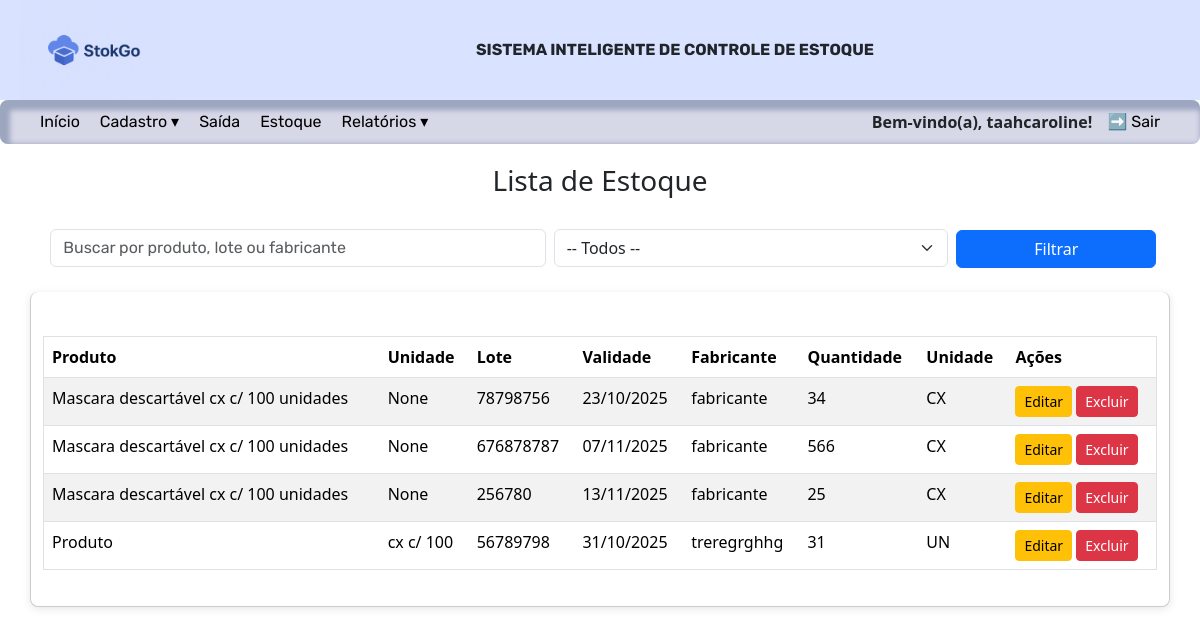
/estoque/ (signed in), run on an earlier commit of the app's database.
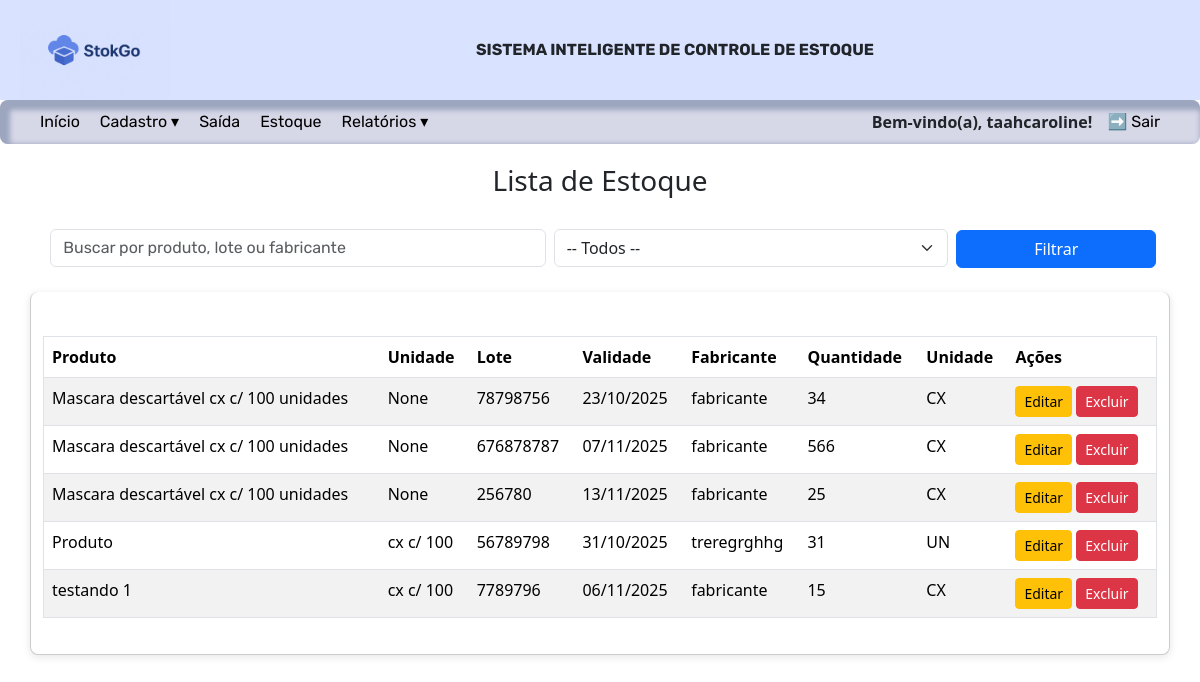
And on a later commit of the database.
### inventario/models.py (models this page shows, shortened)
class Cadastroitens(models.Model):
    produto = models.ForeignKey(Produto, related_name="lotes", on_delete=models.CASCADE)
    lote = models.CharField('Lote', max_length=15)
    validade = models.DateField('Validade')
    fornecedor = models.CharField('Fornecedor', max_length=50)
    quantidade = models.IntegerField('Quantidade')
    UNIDADE_MEDIDA_CHOICES = [
        ('UN', 'Unidade'),
        ('CX', 'Caixa'),
        ('PCT', 'PCT'),
    ]
    ORIGEM_CHOICES = [
        ('Almoxarifado', 'Almoxarifado'),
        ('Doação', 'Doação'),
        ('Empréstimo', 'Empréstimo'),
    ]
    unidade = models.CharField('Unidade de Medida', max_length=5, choices=UNIDADE_MEDIDA_CHOICES, default='UN')
    origem = models.CharField('Origem', max_length=15, choices=ORIGEM_CHOICES, default='Almoxarifado')
    data = models.DateTimeField(auto_now_add=True)

class Produto(models.Model):
    nome = models.CharField('Produto', max_length=100)
    descricao = models.CharField('Descrição', max_length=100, blank=True, null=True)  # nova coluna

### inventario/views.py (the view, shortened to what this page needs)
# urls.py: path("estoque/", views.estoque, name="estoque"),
@login_required
def estoque(request):
    busca = request.GET.get('q')
    filtro = request.GET.get('filtro')
    hoje = now().date()
    prazo_curto = hoje + timedelta(days=30)
    itens = Cadastroitens.objects.select_related('produto').all().order_by('produto__nome', 'validade')
    if filtro == "vencidos":
        itens = itens.filter(validade__lt=hoje)
    elif filtro == "validade_proxima":
        itens = itens.filter(validade__range=[hoje, prazo_curto])
    elif filtro == "estoque_baixo":
        itens = itens.filter(quantidade__lt=10)
    elif filtro == "disponivel":
        itens = itens.filter(quantidade__gt=0, validade__gte=hoje)
    return render(request, 'estoque.html', {'itens': itens,  'busca': busca,
        'filtro': filtro,
        'today': hoje, })

### inventario/templates/estoque.html (shortened to what this page needs)
{% extends 'index.html' %}
{% block content %}
<h3>Lista de Estoque</h3>
<form method="get" class="mb-3">
  <div class="row gx-2 align-items-center justify-content-center" id="busca">
    <div class="col-md-5 col-12 text-center">
      <input type="text" name="q" class="form-control" placeholder="Buscar por produto, lote ou fabricante"   {% if busca and busca != 'none' %}
      value="{{ busca }}"
    {% else %}
      value=""
    {% endif %}">
    </div>
    <div class="col-md-4 col-12 text-center">
      <select name="filtro" class="form-select">
        <option value="">-- Todos --</option>
      </select>
    </div>
    <div class="col-md-2 col-12 text-center" id="filtrar">
      <button type="submit" class="btn btn-primary w-80">Filtrar</button>
    </div>
  </div>
  </form>
<div class="container mt-4">
<table class="table table-striped mt-4">
    <thead>
        <tr>
            <th>Produto</th>
            <th>Unidade</th>
            <th>Lote</th>
            <th>Validade</th>
            <th>Fabricante</th>
            <th>Quantidade</th>
            <th>Unidade</th>
            <th>Ações</th>
        </tr>
    </thead>
    <tbody>
        {% for item in itens %}
        <tr
        >
            <td>{{ item.produto.nome }}</td>
            <td>{{ item.produto.descricao }}</td>
            <td>{{ item.lote }}</td>
            <td>{{ item.validade|date:"d/m/Y" }}</td>
            <td>{{ item.fornecedor }}</td>
            <td>{{ item.quantidade }}</td>
            <td>{{ item.unidade }}</td>
            <td>
                <a href="{% url 'editar_item' item.id %}" class="btn btn-sm btn-warning">Editar</a>
                <a href="{% url 'excluir_item' item.id %}" class="btn btn-sm btn-danger">Excluir</a>
            </td>
        </tr>
        {% empty %}
        <tr>
            <td colspan="7">Nenhum item encontrado.</td>
        </tr>
        {% endfor %}
    </tbody>
</table></div>
{% endblock %}

### inventario/templates/index.html (shortened to what this page needs)
{% load static %}
<!DOCTYPE html>
<html lang="en">
<head>
    <link rel="stylesheet" type="text/css" href="{% static 'css/style.css' %}">
    <link href="https://cdn.jsdelivr.net/npm/bootstrap@5.3.7/dist/css/bootstrap.min.css" rel="stylesheet">
</head>
<body>
  <header>
    <img src="{% static 'imagens/logo.png' %}" alt="Logo">
    <p>Sistema inteligente de controle de estoque</p>
  </header>
  <nav>
    <ul class="menu-principal">
      <li><a class="menu" href="{% url 'home' %}">Início</a></li>
      {% if user.is_authenticated %}
        <li>
          <a href="#">Cadastro ▾</a>
        </li>
        <li><a class="menu" href="{% url 'baixa' %}">Saída</a></li>
        <li><a href="{% url 'estoque' %}">Estoque</a></li>
        <li>
          <a href="#">Relatórios ▾</a>
        </li>
      {% endif %}
    </ul>
    <ul class="login-area">
      <li class="login-name">
        {% if user.is_authenticated %}
          <span>Bem-vindo(a), {{ user.first_name|default:user.username }}!</span>
        {% else %}
          <span>Bem-vindo(a), visitante!</span>
        {% endif %}
      </li>
      <li class="login-menu">
        {% if user.is_authenticated %}
          <a class="menu" href="{% url 'logout' %}">➡️ Sair</a>
        {% else %}
          <a class="menu" href="{% url 'login' %}">⬅️ Fazer login</a>
        {% endif %}
      </li>
    </ul>
  </nav>
 <body>
        {% block content %}{% endblock %}
</body>
</html>

### inventario/templates/static/CSS/style.css (style rules this page uses)
header { display: flex; align-items: center; height: 100px; background-color: #d9e2ff; padding: 0 20px; overflow: hidden; }
header img { height: 100%; width: auto; max-width: 200px; object-fit: cover; }
header p { margin: 0 auto; font-size: 16px; text-align: center; font-family: "Rubik", sans-serif; text-transform: uppercase; font-weight: bold; }
nav, nav ul, nav li { list-style: none; margin: 0; padding: 0; }
nav { background-color: #d6d7e7; border-radius: 8px; box-shadow: inset 5px 5px 5px 5px #9ca6bf; display: flex; justify-content: space-between; padding: 10px 20px; }
nav > ul { display: flex; }
nav li { position: relative; display: inline-block; margin-left: 20px; }
nav a { display: block; color: #000; font-size: 16px; text-decoration: none; font-family: "Rubik", sans-serif; }
nav .login-area { display: flex; justify-content: flex-end; align-items: center; margin-left: 20px; margin-right: 20px; }
nav .login-area li { margin-left: 15px; }
nav .login-name { font-size: 16px; font-weight: bold; }
nav .login-menu a { font-size: 16px; color: #000; font-weight: normal; }
nav .login-name span { display: inline-block; min-width: 200px; text-align: right; }
h3 { padding-top: 20px; text-align: center; }
table { width: 100%; border-collapse: collapse; margin-bottom: 20px; }
table, th, td { border: 1px solid #ddd; }
th, td { padding: 8px; text-align: left; }
th { background-color: #f2f2f2; }
.container { max-width: 800px; margin: 0 auto; padding: 20px; background-color: #ffffff; border-radius: 8px; border: 1px solid #ccc; border-top: none; box-shadow: 0 2px 8px rgba(0,0,0,0.1); }
form .form-label, form .form-control, form .form-group { font-family: "Rubik", sans-serif; font-size: 16px !important; color: #333 !important; font-optical-sizing: auto; font-weight: weight; font-style: normal; font-variation-settings: "wdth" 100; }
button[type="submit"] { display: block; width: 200px; margin: 20px auto 0; }
#filtrar { margin-top: -18px; }
#busca { margin-top:30px; }

What changed in the data, as far as the page shows it:
added Cadastroitens: produto.nome "testando 1", produto.descricao "cx c/ 100", lote "7789796", validade "06/11/2025", fornecedor "fabricante", quantidade "15", unidade "CX"
